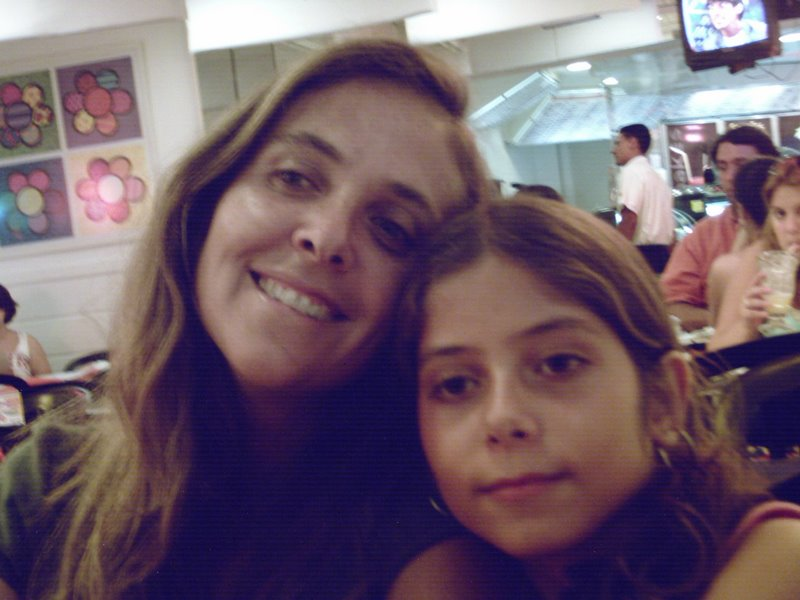
#> input picture _input/00001--2.jpg, 800 x 600 px; its folder holds only this picture in this run
$ python -i iagcwd.py   (imports and definitions only)
#> lines starting #> are read from the running program, lines starting #| are printed output that depends on the picture
#> further down, picture is the input picture: shape (600, 800, 3); mean B, G, R 106.1, 94.1, 113
import cv2
import numpy as np


def image_agcwd(img, a=0.25, truncated_cdf=False):
    h,w = img.shape[:2]
    hist,bins = np.histogram(img.flatten(),256,[0,256])
    cdf = hist.cumsum()
    cdf_normalized = cdf / cdf.max()
    prob_normalized = hist / hist.sum()

    unique_intensity = np.unique(img)
    intensity_max = unique_intensity.max()
    intensity_min = unique_intensity.min()
    prob_min = prob_normalized.min()
    prob_max = prob_normalized.max()

    pn_temp = (prob_normalized - prob_min) / (prob_max - prob_min)
    pn_temp[pn_temp>0] = prob_max * (pn_temp[pn_temp>0]**a)
    pn_temp[pn_temp<0] = prob_max * (-((-pn_temp[pn_temp<0])**a))
    prob_normalized_wd = pn_temp / pn_temp.sum() # normalize to [0,1]
    cdf_prob_normalized_wd = prob_normalized_wd.cumsum()

    if truncated_cdf:
        inverse_cdf = np.maximum(0.5,1 - cdf_prob_normalized_wd)
    else:
        inverse_cdf = 1 - cdf_prob_normalized_wd

    img_new = img.copy()
    for i in unique_intensity:
        img_new[img==i] = np.round(255 * (i / 255)**inverse_cdf[i])

    return img_new


def process_bright(img):
    img_negative = 255 - img
    agcwd = image_agcwd(img_negative, a=0.25, truncated_cdf=False)
    reversed = 255 - agcwd
    return reversed


def process_dimmed(img):
    agcwd = image_agcwd(img, a=0.75, truncated_cdf=True)
    return agcwd


def run(img):
    # Extract intensity component of the image
    YCrCb = cv2.cvtColor(img, cv2.COLOR_BGR2YCrCb)
#> YCrCb: shape (600, 800, 3); mean of channels 0, 1, 2 101.1, 136.5, 130.8
    Y = YCrCb[:, :, 0]
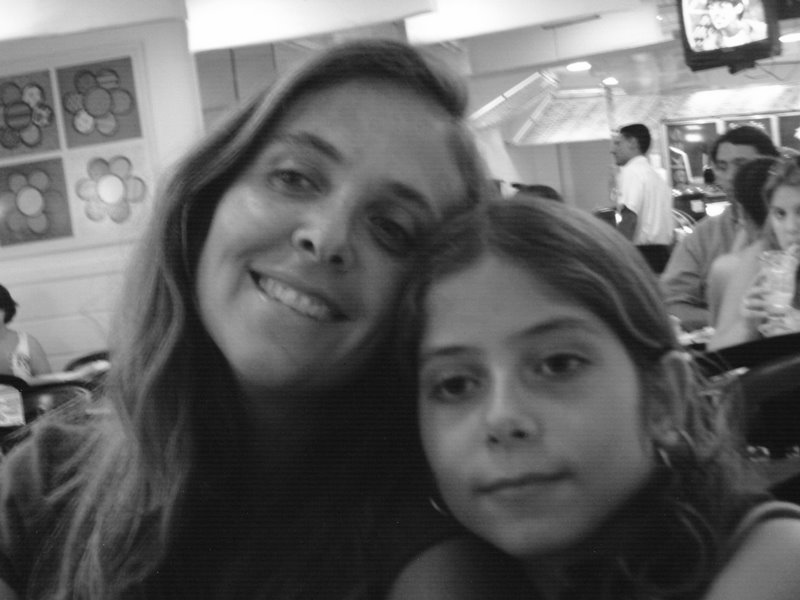
#> Y: shape (600, 800); min 12, max 255, mean 101.1
    # Determine whether image is bright or dimmed
    threshold = 0.6
    exp_in = 83  # Expected global average intensity
    M, N = img.shape[:2]
#> M = 600; N = 800
    mean_in = np.sum(Y / (M * N))
#> mean_in = 101.1
    t = (mean_in - exp_in) / exp_in
#> t = 0.218

    # Process image for gamma correction
    img_output = None
    edited = True
    if t < -threshold:  # Dimmed Image
        # print(": Dimmed")
        result = process_dimmed(Y)
        YCrCb[:, :, 0] = result
        img_output = cv2.cvtColor(YCrCb, cv2.COLOR_YCrCb2BGR)
    elif t > threshold:
        # print(": Bright")  # Bright Image
        result = process_bright(Y)
        YCrCb[:, :, 0] = result
        img_output = cv2.cvtColor(YCrCb, cv2.COLOR_YCrCb2BGR)
    else:
        img_output = img
        edited = False

    return img_output, edited

>>> import cv2
>>> picture = cv2.imread('../_input/00001--2.jpg')
>>> result = run(picture)

$ run again, on _input/00001-1.jpg
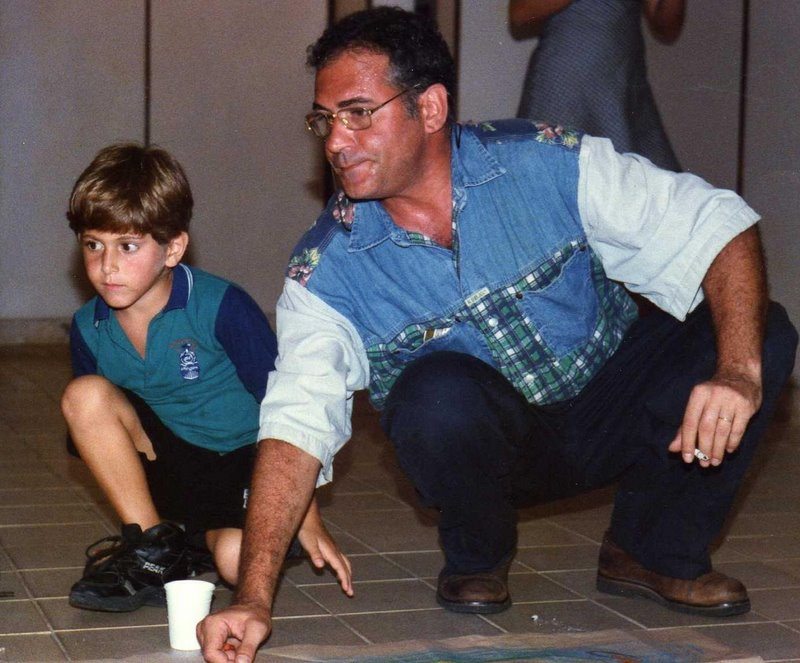
#> input picture _input/00001-1.jpg, 800 x 663 px
#> picture is the input picture: shape (663, 800, 3); mean B, G, R 83, 80, 87.5
#> YCrCb: shape (663, 800, 3); mean of channels 0, 1, 2 82.6, 131.5, 128.2
#> in run, `Y = YCrCb[:, :, 0]`:
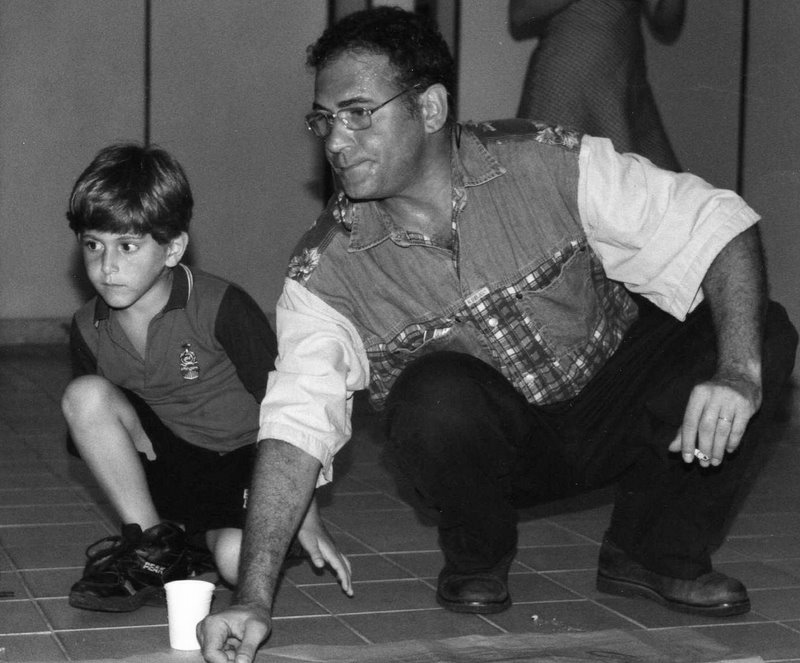
#> Y: shape (663, 800); min 2, max 255, mean 82.6
#> mean_in = 82.61
#> t = -0.00468

$ run again, on _input/00001-4.jpg
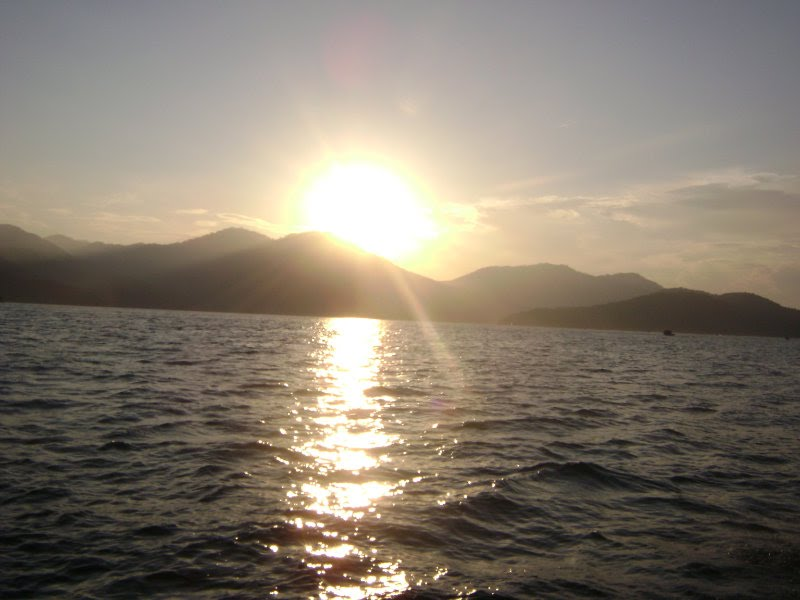
#> input picture _input/00001-4.jpg, 800 x 600 px
#> picture is the input picture: shape (600, 800, 3); mean B, G, R 111.1, 124.2, 133.9
#> YCrCb: shape (600, 800, 3); mean of channels 0, 1, 2 125.6, 134, 119.8
#> in run, `Y = YCrCb[:, :, 0]`:
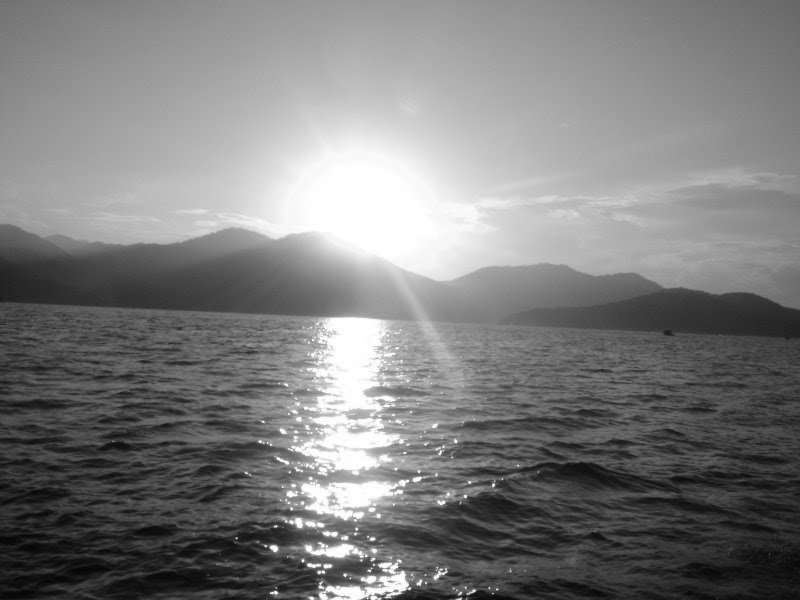
#> Y: shape (600, 800); min 0, max 255, mean 125.6
#> mean_in = 125.6
#> t = 0.514

$ run again, on _input/00001.jpg
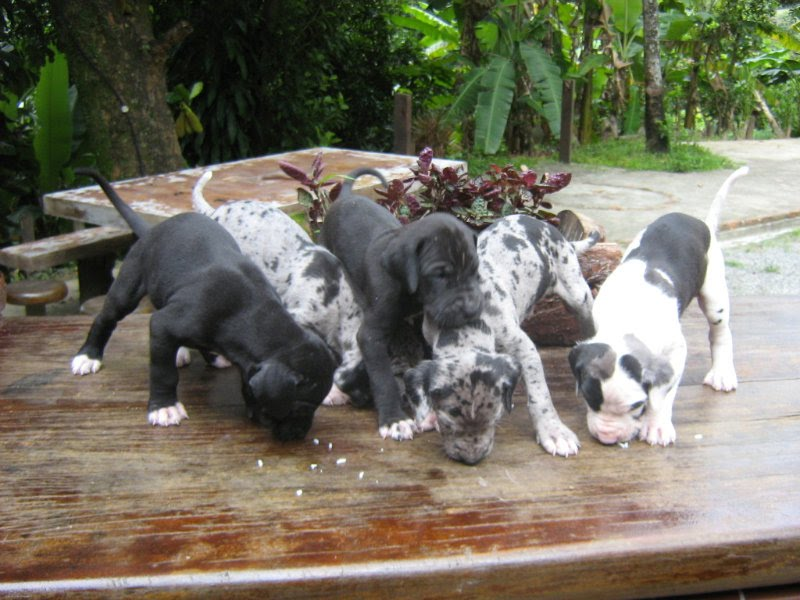
#> input picture _input/00001.jpg, 800 x 600 px
#> picture is the input picture: shape (600, 800, 3); mean B, G, R 99.9, 114.8, 118.1
#> YCrCb: shape (600, 800, 3); mean of channels 0, 1, 2 114.1, 130.8, 120
#> in run, `Y = YCrCb[:, :, 0]`:
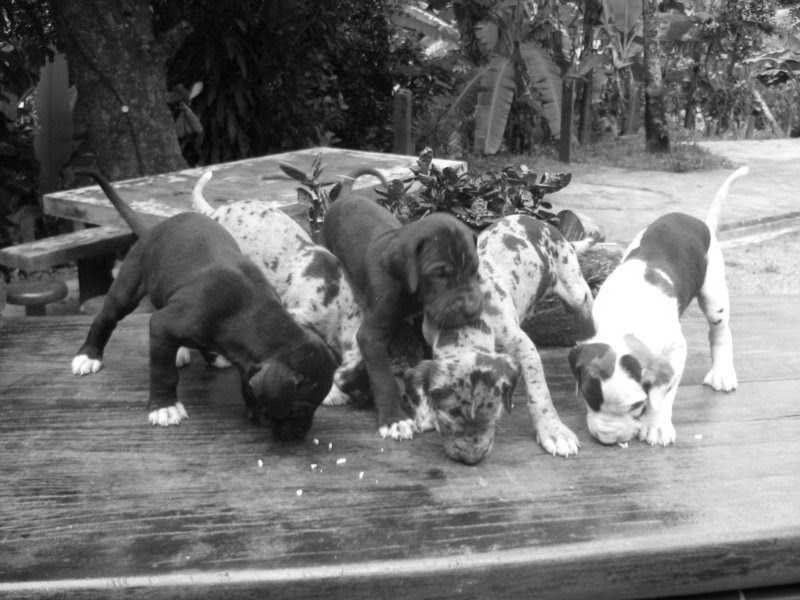
#> Y: shape (600, 800); min 1, max 255, mean 114.1
#> mean_in = 114.1
#> t = 0.375
